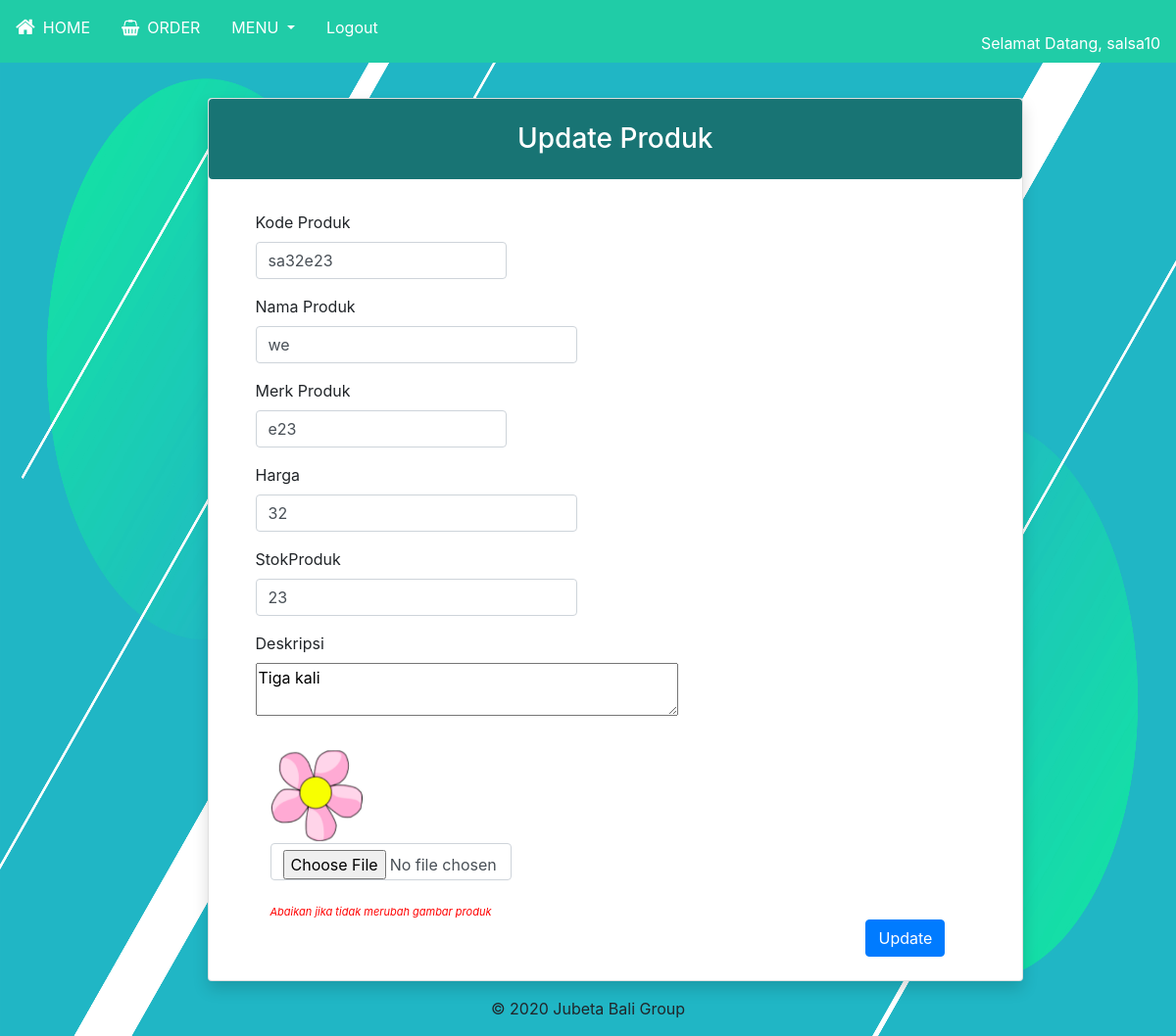
The page /admin/update-produk.php?id_produk=15 (signed in) on the database its author committed.
### tables this page shows
CREATE TABLE `produk` (
  `id_produk` int(100) NOT NULL,
  `kode_produk` varchar(100) NOT NULL,
  `nama_produk` varchar(100) DEFAULT NULL,
  `harga_produk` int(11) DEFAULT NULL,
  `stok` int(11) DEFAULT NULL,
  `merk` varchar(100) DEFAULT NULL,
  `deskripsi` varchar(100) DEFAULT NULL,
  `foto` varchar(100) NOT NULL
);

### admin/function-produk.php (called while the page is built, shortened)
<?php
include '../koneksi.php';
function query($query){
    global $koneksi;
    $result = mysqli_query($koneksi, $query);
    $rows = [];
    while($row = mysqli_fetch_assoc($result)){
        $rows [] = $row;
    }
    return $rows;
}
?>

### admin/update-produk.php (the view, shortened to what this page needs)
<?php
include '../koneksi.php';
require 'function-produk.php';
$id_produk = $_GET['id_produk'];
$data = query("SELECT * FROM produk WHERE id_produk = '$id_produk'")[0];
?>
<!DOCTYPE html>
<html lang="en">
<head>
    <link rel="stylesheet" href="https://cdn.jsdelivr.net/npm/bootstrap@4.5.3/dist/css/bootstrap.min.css">
    <link rel="stylesheet" href="../assets/style.css"/>
    <link rel="stylesheet" href="https://stackpath.bootstrapcdn.com/font-awesome/4.7.0/css/font-awesome.min.css"/>
</head>
<body class="UpdateProd">
    <header>
    <?php include '../assets/layout/header.php' ?>
      </header>
<div class="container" id="headProduk">
    <div class="card w-75 justify-content-center shadow cardProduk rounded">
        <form action="" method="post" enctype="multipart/form-data">
            <h3 class="text-center p-4  rounded" id="h3Update">Update Produk</h3>
            <div class= "row">
                <div class="col-md-4 form-group ml-5 mt-4">
                    <label for="kode_produk">Kode Produk</label>
                    <input type="text" name="kode_produk" id="kode_produk" class="form-control" required value="<?=$data['kode_produk'];?>">
                </div>
            </div>
            <div class= "row">
                <div class="col-md-5 form-group ml-5">
                    <label for="namaProduk">Nama Produk</label>
                    <input type="text" name="namaProduk" id="namaProduk" class="form-control" required value="<?=$data['nama_produk'];?>">
                </div>
            </div>
            <div class="row">
                <div class="col-md-4 form-group ml-5">
                    <label for="merk">Merk Produk</label>
                    <input type="text" name="merk" id="merk" class="form-control" required value="<?=$data['merk'];?>">
                </div>
            </div>
            <div class= "row">
                <div class="col-md-5 form-group ml-5">
                    <label for="hargaProduk">Harga</label>
                    <input type="number" name="hargaProduk" id="hargaProduk" class="form-control" required value="<?=$data['harga_produk'];?>">
                </div>
            </div>
            <div class= "row">
                <div class="col-md-5 form-group ml-5">
                    <label for="stokProduk">StokProduk</label>
                    <input type="number" name="stokProduk" id="stokProduk" class="form-control" required value="<?=$data['stok'];?>">
                </div>
            </div>
            <div class= "row">
                <div class="col-md-5 form-group ml-5">
                    <label for="deskripsi">Deskripsi</label>
                    <textarea id="deskripsi" name="deskripsi" row="4" cols="40"><?php echo $data['deskripsi']; ?></textarea>
                </div>
            </div>
            <div>
                <div class=" col-md-4 form-group ml-5">
                    <img src="../foto-produk/<?php echo $data['foto'];?>" width="100">
                    <input type="file" name="foto" id="foto" class="form-control">
                    <br><i style="float: left;font-size: 11px;color: red">Abaikan jika tidak merubah gambar produk</i>
                </div>
            </div>
            <button class="btn btn-primary w-40" id="ProdukButton" type="submit" name="update">Update</button>
        </form>
    </div>
</div>
    <footer class="container mt-3">
    <p class="text-center">&copy; 2020 Jubeta Bali Group</p>
  </footer>
</body>
</html>

### assets/style.css (style rules this page uses)
.cardProduk { margin-top: 100px; margin-left: 15%; }
#ProdukButton { margin-left: 46%; }
#h3Update { background-color: rgb(24, 116, 116); color: white; }
.UpdateProd { background-image: url("../img/22133.jpg"); -webkit-background-size: 100% 100%; -moz-background-size: 100% 100%; -o-background-size: 100% 100%; background-size: 100% 100%; background-repeat: no-repeat; }

### rows shown on the page
produk: kode_produk "sa32e23", namaProduk "we", merk "e23", hargaProduk "32", stokProduk "23", deskripsi "Tiga kali", foto (picture)

### other values the page prints
$username "salsa10"
